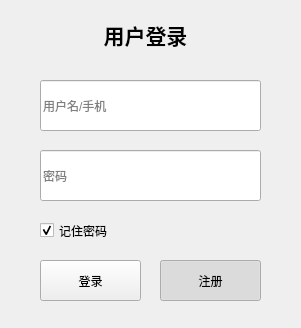
<?xml version="1.0" encoding="UTF-8"?>
<ui version="4.0">
 <class>login</class>
 <widget class="QWidget" name="login">
  <property name="geometry">
   <rect>
    <x>0</x>
    <y>0</y>
    <width>301</width>
    <height>328</height>
   </rect>
  </property>
  <property name="windowTitle">
   <string>Form</string>
  </property>
  <widget class="QCheckBox" name="remeber_passwd">
   <property name="geometry">
    <rect>
     <x>40</x>
     <y>210</y>
     <width>141</width>
     <height>41</height>
    </rect>
   </property>
   <property name="text">
    <string>记住密码</string>
   </property>
   <property name="checked">
    <bool>true</bool>
   </property>
  </widget>
  <widget class="QLineEdit" name="lineEdit_username">
   <property name="geometry">
    <rect>
     <x>40</x>
     <y>80</y>
     <width>221</width>
     <height>51</height>
    </rect>
   </property>
   <property name="placeholderText">
    <string>用户名/手机</string>
   </property>
  </widget>
  <widget class="QLabel" name="label">
   <property name="geometry">
    <rect>
     <x>50</x>
     <y>10</y>
     <width>191</width>
     <height>51</height>
    </rect>
   </property>
   <property name="text">
    <string>&lt;html&gt;&lt;head/&gt;&lt;body&gt;&lt;p align=&quot;center&quot;&gt;&lt;span style=&quot; font-size:16pt; font-weight:600;&quot;&gt;用户登录&lt;/span&gt;&lt;/p&gt;&lt;/body&gt;&lt;/html&gt;</string>
   </property>
  </widget>
  <widget class="QPushButton" name="pushButton_login">
   <property name="geometry">
    <rect>
     <x>40</x>
     <y>260</y>
     <width>101</width>
     <height>41</height>
    </rect>
   </property>
   <property name="text">
    <string>登录</string>
   </property>
  </widget>
  <widget class="QPushButton" name="pushButton_register">
   <property name="geometry">
    <rect>
     <x>160</x>
     <y>260</y>
     <width>101</width>
     <height>41</height>
    </rect>
   </property>
   <property name="text">
    <string>注册</string>
   </property>
   <property name="checkable">
    <bool>true</bool>
   </property>
   <property name="checked">
    <bool>true</bool>
   </property>
  </widget>
  <widget class="QLineEdit" name="lineEdit_passwd">
   <property name="geometry">
    <rect>
     <x>40</x>
     <y>150</y>
     <width>221</width>
     <height>51</height>
    </rect>
   </property>
   <property name="placeholderText">
    <string>密码</string>
   </property>
  </widget>
 </widget>
 <resources/>
 <connections/>
</ui>
